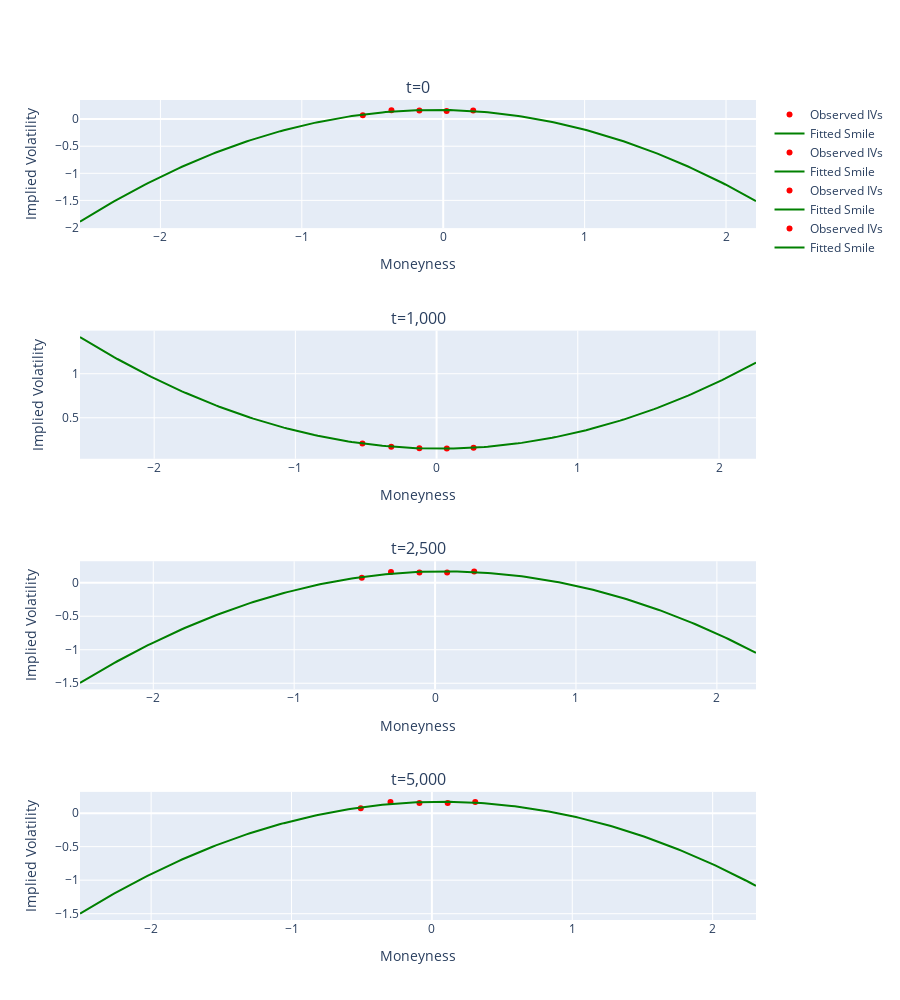

Notebook source saved alongside this figure:
### Code cell
timestamps = [0, 1000, 2500, 5000]
fig = make_subplots(rows=len(timestamps), cols=1, subplot_titles=[f"t={v:,.0f}" for v in timestamps])

for i, t in enumerate(timestamps):
    m_t = []
    v_t = []

    expiration_time = days_to_expiry / 365 - (t / 10_000 / 365)

    asset_price = df["VOLCANIC_ROCK"].iloc[t]
    for strike_price in strike_prices:
        voucher_price = df[f"VOLCANIC_ROCK_VOUCHER_{strike_price}"].iloc[t]

        m = np.log(strike_price / asset_price) / np.sqrt(expiration_time)
        iv = implied_volatility(asset_price, strike_price, voucher_price, expiration_time)

        m_t.append(m)
        v_t.append(iv)

    v_fit = np.poly1d(np.polyfit(m_t, v_t, deg=2))

    base_iv = v_fit(0)
    print(f"t={t} base IV: {base_iv}")

    for strike_price in strike_prices:
        voucher_price = df[f"VOLCANIC_ROCK_VOUCHER_{strike_price}"].iloc[t]

        m = np.log(strike_price / asset_price) / np.sqrt(expiration_time)
        iv = implied_volatility(asset_price, strike_price, voucher_price, expiration_time)
        iv_expected = v_fit(m)

        print(f"t={t} strike={strike_price} iv={iv} iv_expected={iv_expected} diff={iv - iv_expected}")

    m_range = np.linspace(min(m_t) - 2, max(m_t) + 2, 200)
    v_range = [v_fit(m) for m in m_range]

    fig.add_trace(
        go.Scatter(x=m_t, y=v_t, name="Observed IVs", mode="markers", marker={"color": "red"}), row=i + 1, col=1
    )
    fig.add_trace(go.Scatter(x=m_range, y=v_range, name="Fitted Smile", line={"color": "green"}), row=i + 1, col=1)

fig.update_layout(height=len(strike_prices) * 200)
fig.update_xaxes(title_text="Moneyness")
fig.update_yaxes(title_text="Implied Volatility")
fig.show()

### Figure 1 — Plotly figure (JSON) as saved in the notebook; plotly's stock layout.template omitted (floating-point values rounded to 4 significant figures; data arrays with more than 128 entries replaced by an {"elided": "..."} marker saying what was removed)
{"data": [{"marker": {"color": "red"}, "mode": "markers", "name": "Observed IVs", "type": "scatter", "x": [-0.5687, -0.3661, -0.1686, 0.02401, 0.212], "xaxis": "x", "y": [0.07188, 0.1655, 0.158, 0.1495, 0.1569], "yaxis": "y"}, {"line": {"color": "green"}, "name": "Fitted Smile", "type": "scatter", "x": {"elided": "200 float values"}, "xaxis": "x", "y": {"elided": "200 float values"}, "yaxis": "y"}, {"marker": {"color": "red"}, "mode": "markers", "name": "Observed IVs", "type": "scatter", "x": [-0.5252, -0.3209, -0.1218, 0.07246, 0.262], "xaxis": "x2", "y": [0.2089, 0.1705, 0.155, 0.15, 0.1602], "yaxis": "y2"}, {"line": {"color": "green"}, "name": "Fitted Smile", "type": "scatter", "x": {"elided": "200 float values"}, "xaxis": "x2", "y": {"elided": "200 float values"}, "yaxis": "y2"}, {"marker": {"color": "red"}, "mode": "markers", "name": "Observed IVs", "type": "scatter", "x": [-0.5198, -0.3129, -0.1112, 0.08557, 0.2776], "xaxis": "x3", "y": [0.07188, 0.1612, 0.1519, 0.1535, 0.1683], "yaxis": "y3"}, {"line": {"color": "green"}, "name": "Fitted Smile", "type": "scatter", "x": {"elided": "200 float values"}, "xaxis": "x3", "y": {"elided": "200 float values"}, "yaxis": "y3"}, {"marker": {"color": "red"}, "mode": "markers", "name": "Observed IVs", "type": "scatter", "x": [-0.5066, -0.295, -0.08872, 0.1124, 0.3087], "xaxis": "x4", "y": [0.07188, 0.1654, 0.1508, 0.1524, 0.1652], "yaxis": "y4"}, {"line": {"color": "green"}, "name": "Fitted Smile", "type": "scatter", "x": {"elided": "200 float values"}, "xaxis": "x4", "y": {"elided": "200 float values"}, "yaxis": "y4"}], "layout": {"annotations": [{"font": {"size": 16}, "showarrow": false, "text": "t=0", "x": 0.5, "xanchor": "center", "xref": "paper", "y": 1, "yanchor": "bottom", "yref": "paper"}, {"font": {"size": 16}, "showarrow": false, "text": "t=1,000", "x": 0.5, "xanchor": "center", "xref": "paper", "y": 0.7188, "yanchor": "bottom", "yref": "paper"}, {"font": {"size": 16}, "showarrow": false, "text": "t=2,500", "x": 0.5, "xanchor": "center", "xref": "paper", "y": 0.4375, "yanchor": "bottom", "yref": "paper"}, {"font": {"size": 16}, "showarrow": false, "text": "t=5,000", "x": 0.5, "xanchor": "center", "xref": "paper", "y": 0.1562, "yanchor": "bottom", "yref": "paper"}], "height": 1000, "xaxis": {"anchor": "y", "domain": [0, 1], "title": {"text": "Moneyness"}}, "xaxis2": {"anchor": "y2", "domain": [0, 1], "title": {"text": "Moneyness"}}, "xaxis3": {"anchor": "y3", "domain": [0, 1], "title": {"text": "Moneyness"}}, "xaxis4": {"anchor": "y4", "domain": [0, 1], "title": {"text": "Moneyness"}}, "yaxis": {"anchor": "x", "domain": [0.8438, 1], "title": {"text": "Implied Volatility"}}, "yaxis2": {"anchor": "x2", "domain": [0.5625, 0.7188], "title": {"text": "Implied Volatility"}}, "yaxis3": {"anchor": "x3", "domain": [0.2812, 0.4375], "title": {"text": "Implied Volatility"}}, "yaxis4": {"anchor": "x4", "domain": [0, 0.1562], "title": {"text": "Implied Volatility"}}}}
